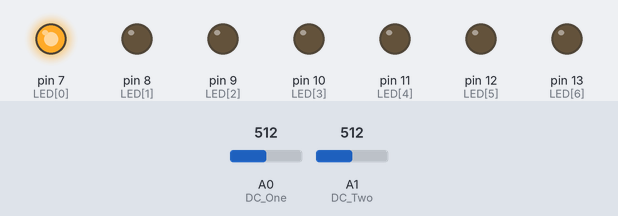
This sketch was run on a simulated Arduino Uno, built with avr-gcc and run on an emulated ATmega328P. Parts: output pins drawn as LEDs (lit = HIGH). The inputs (shaded band) are chosen by the test bench; at power-on: A0 (DC_One) = 512, A1 (DC_Two) = 512. Pins used as bus, display or sensor lines are not drawn.

Above: at 0.2 s.
At 1.2 s:
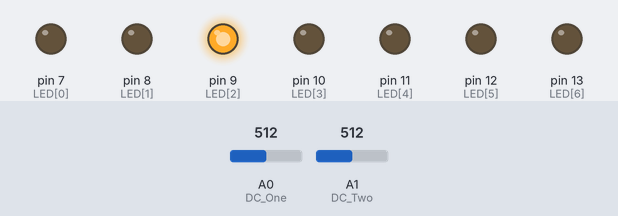
At 1.7 s:
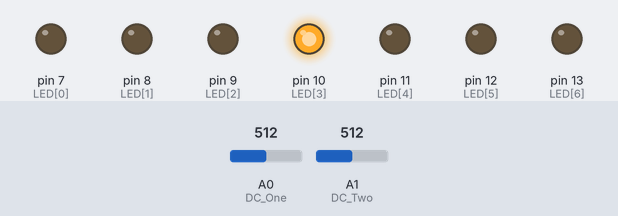
At 3.3 s:
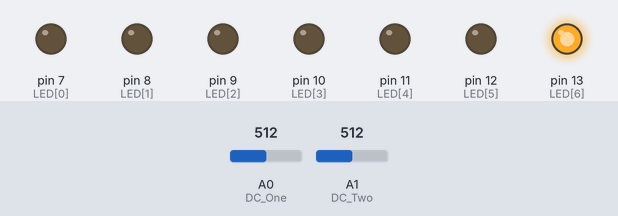
At 5.9 s:
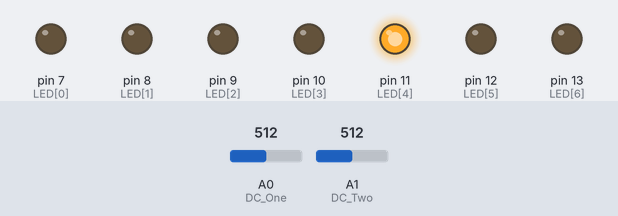
At 8.0 s:
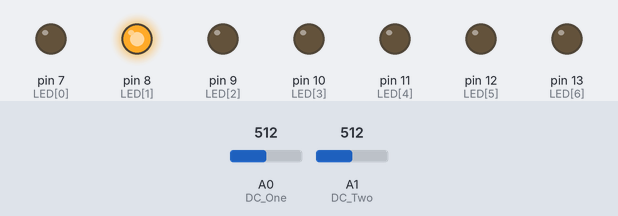
Timing chart, 0 to 8.4 s (numbered marks = the images above):
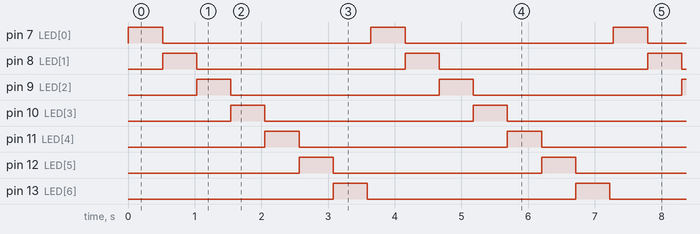

Measured:
- by itself, pin 7 (LED[0]), pin 8 (LED[1]), pin 9 (LED[2]), pin 10 (LED[3]), pin 11 (LED[4]), pin 12 (LED[5]), pin 13 (LED[6]): alternates HIGH for 0.51 s and LOW for 3.1 s
- by itself, everything shown: repeats every 3.6 s, in 8 steps

The sketch:

spectrum_shield_source.ino
```cpp
//스펙트럼 쉴드 핀 선언

#define STROBE 4
#define RESET 5
#define DC_One A0
#define DC_Two A1


//Define LED connections on the Arduino/Shield

int LED[] = {7, 8, 9, 10, 11, 12, 13};


//스펙트럼 변수 정의

int freq_amp;
int Frequencies_One[7];
int Frequencies_Two[7];
int i;


//루프 설정

void setup() {
 for(i=0; i<7; i++){ // LED배열 초기화 설정

    pinMode(LED[i], OUTPUT);
    //pinMode(핀번호, 모드) (모드-> OUTPUT,INPUT,INPUT_PULLUP)
    digitalWrite(LED[i], LOW);
    //digitalWrite(핀번호, 신호) (신호-> HIGH,LOW)
  }


  //스펙트럼 쉴드 초기화 설정

  pinMode(STROBE, OUTPUT);
  pinMode(RESET, OUTPUT);
  pinMode(DC_One, INPUT);
  pinMode(DC_Two, INPUT);

  digitalWrite(STROBE, HIGH);
  digitalWrite(RESET, HIGH);


  //스펙트럼 분석기 초기화 설정

  digitalWrite(STROBE, LOW);
  delay(1);

  digitalWrite(RESET, HIGH);
  delay(1);

  digitalWrite(STROBE, HIGH);
  delay(1);

  digitalWrite(STROBE, LOW);
  delay(1);

  digitalWrite(RESET, LOW);

}

/*************메인 루프 함수**************/
void loop() {

  Read_Frequencies();

  Graph_Frequencies();

  delay(50);

}

/*************스펙트럼 쉴드에서 주파수******************/
void Read_Frequencies(){  //각각의 밴드에서 주파수를 읽기

  for (freq_amp = 0; freq_amp<7; freq_amp++) {

    Frequencies_One[freq_amp] = analogRead(DC_One);
    //analogRead(pin)아날로그 신호를 디지털로 변환하여 수치 반한.
    Frequencies_Two[freq_amp] = analogRead(DC_Two);

    digitalWrite(STROBE, HIGH);
    digitalWrite(STROBE, LOW);

  }
}

/**************주파수에 맞게 LED 켜기*****************/

void Graph_Frequencies(){

   for( i= 0; i<7; i++) {
     if(Frequencies_Two[i] > Frequencies_One[i]){

        digitalWrite(LED[i], HIGH);
        delay(Frequencies_Two[i]);
        digitalWrite(LED[i], LOW);

     }
     else{

        digitalWrite(LED[i], HIGH);
        delay(Frequencies_One[i]);
        digitalWrite(LED[i], LOW);

     }
   }
}
```

MSGEQ7.cpp
```cpp
#include "MSGEQ7.h"

MSGEQ7::MSGEQ7()
{
	MSGEQ7::Pin = A0;
	MSGEQ7::strobePin = 4;
	MSGEQ7::resetPin = 5;
}

void MSGEQ7::init(int value, int strobePin, int resetPin)
{
	MSGEQ7::Pin = value; //입력한 값들 대입
	MSGEQ7::strobePin = strobePin;
	MSGEQ7::resetPin = resetPin;

	//- pinMode(pin, mode) : 특정 디지털용 pin을 입력용으로 할지 출력용으로 할지 설정
	pinMode(MSGEQ7::Pin, INPUT); // 입력 핀으로 설정
	pinMode(MSGEQ7::strobePin, OUTPUT); // 출력 핀으로 설정
	pinMode(MSGEQ7::resetPin, OUTPUT);
	analogReference(DEFAULT);
	// 아날로그 입력에 사용하는 기준전압을 사용하는 보드의 기준 전압으로 설정.
}

void MSGEQ7::init()
{
	pinMode(MSGEQ7::Pin, INPUT); //INPUT 입력핀으로 설정
	pinMode(MSGEQ7::strobePin, OUTPUT); //OUTPUT 출력핀으로 설정
	pinMode(MSGEQ7::resetPin, OUTPUT);
	analogReference(DEFAULT); //기준전압을 설정하는 함수
	 // DEFAULT = 사용하는 보드의 기준 전압을 아날로그 입력에 사용.
}

void MSGEQ7::poll() //다중입출력 함수
{
	digitalWrite(MSGEQ7::resetPin, HIGH); //전압 on
	digitalWrite(MSGEQ7::resetPin, LOW); //전압 off
	//digitalWrite(핀, 모드) HIGH =1, LOW =0

	for (int i = 0; i < 7; i++) {
		digitalWrite(MSGEQ7::strobePin, LOW);
		//strobePin에 전압 0
		delayMicroseconds(30); //출력을 위해 30만분의1초 지연
		MSGEQ7::spectrumValues[i] = analogRead(MSGEQ7::Pin);
		//analogRead(pin) : pin에 연결된 아날로그 신호 선의 전압 값을 디지털 값으로 읽어 들이는 함수
		//Pin의 값을 Values배열에 차례대로 저장
		digitalWrite(MSGEQ7::strobePin, HIGH);
		//strobePin에 전압을 준다
	}

	digitalWrite(MSGEQ7::resetPin, LOW); //  확실히 하기 위해
	digitalWrite(MSGEQ7::strobePin, HIGH); //
	delay(10); //0.001초 딜레이
}

int MSGEQ7::getValue(int index)
{
	return MSGEQ7::spectrumValues[index];
	//왼쪽 값을 저장한 배열의 index위치에 저장된 값을 반환
}
```

MSGEQ7.h
```cpp
#if defined(ARDUINO) && ARDUINO >= 100
#include "Arduino.h"
#else
#include "WProgram.h"
#include <thePins_arduino.h>
#endif

class MSGEQ7
{
public:
	MSGEQ7();
	void init(int value, int strobePin, int resetPin);
	void init();
	void poll();

	int getValue(int index);

private:
	int Pin; // read left value
	int strobePin; // strobe is attached to digital pin 2
	int resetPin; // reset is attached to digital pin 3

	int spectrumValues[7];
};
```
